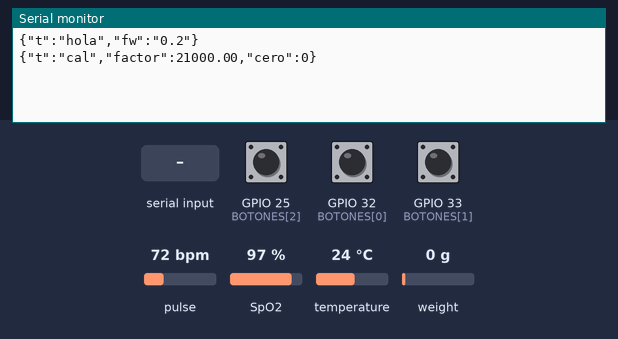
Bench run of a sketch on a simulated ESP32. On the bench: the last lines printed to the serial monitor. Inputs (shaded band) come from the test bench; at power-on: weight on the scale 0 g, GPIO 25 (BOTONES[2]) HIGH, GPIO 32 (BOTONES[0]) HIGH, GPIO 33 (BOTONES[1]) HIGH, pulse 72 bpm, SpO2 97 %, temperature 24 °C. EEPROM starts erased.

Above: at 1.2 s.
1.3 s: weight on the scale set to 1250 g
At 6.0 s:
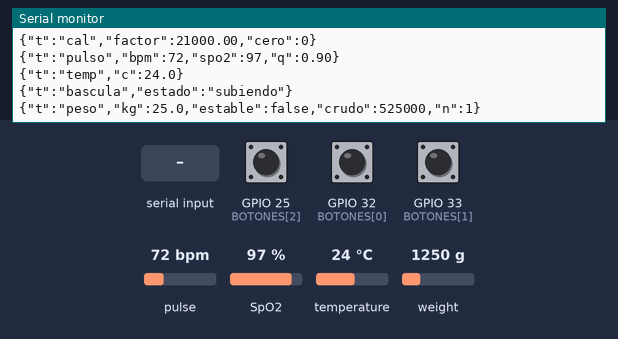
6.2 s: "TARA\n" received over Serial
At 17.4 s:
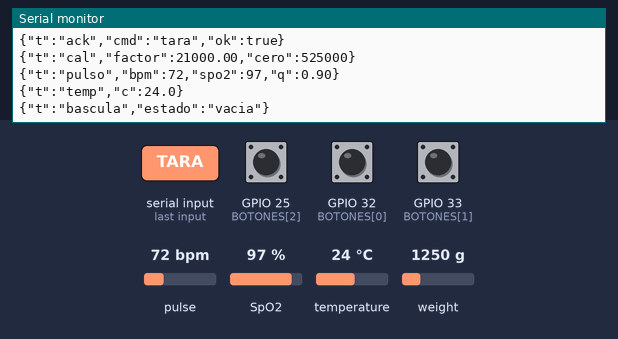
18.2 s: "CAL 90\n" received over Serial
At 23.7 s:
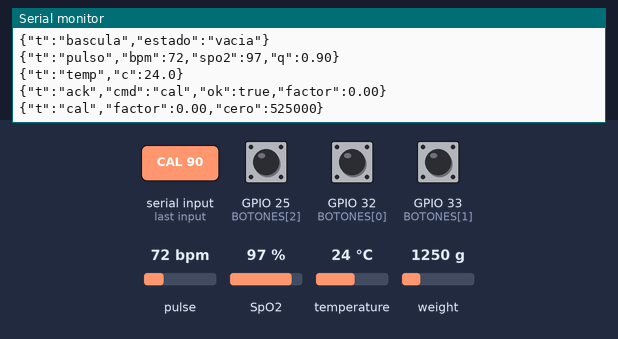
24.8 s: weight on the scale set to 2500 g
At 29.8 s:
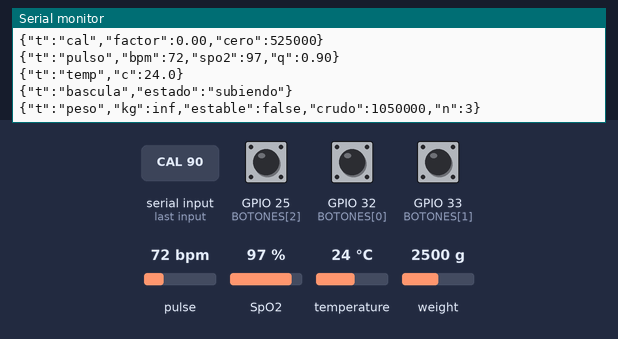
34.8 s: "CAL ,45\n" received over Serial
At 39.5 s:
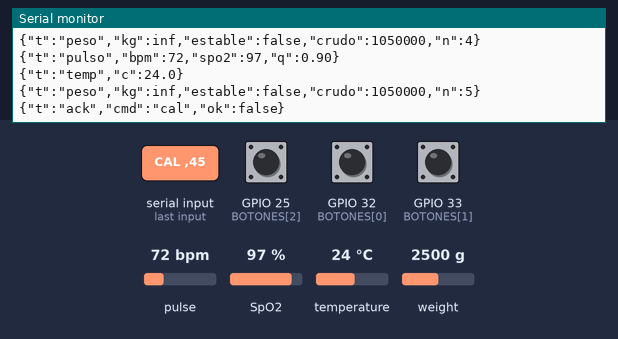
39.8 s: weight on the scale set to 100 g
At 44.8 s:
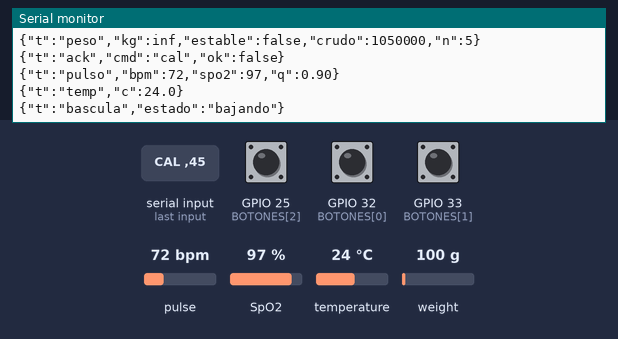

The sketch:

medibot_esp32.ino
```cpp
/*
  MediBot · firmware de referencia para ESP32 · v0.2 (2026-09-20). BOCETO SIN PROBAR EN HARDWARE.
  Emite una línea JSON por muestra (docs/protocolo_serial.md) y acepta comandos TARA y CAL <kg>.

  Cambios v0.2 (ver docs/bascula.md):
    - Si el MAX30102 no responde, no se cuelga el loop (antes bloqueaba la báscula).
    - Sin tare() al arrancar: auto-tara lenta solo con la plataforma vacía.
    - Factor y cero de la báscula guardados en NVS (Preferences); comandos TARA / CAL <kg>.
    - Máquina de estados de la báscula: VACIA -> SUBIENDO -> ESTABLE -> BAJANDO; "estable" = rango de 16 muestras < 0.20 kg.
    - Plan B: báscula Xiaomi Mi Scale 2 leída por BLE (anuncios pasivos, service data 0x181B) y reenviada por USB.

  Bibliotecas (Library Manager): SparkFun MAX3010x + spo2_algorithm.h · HX711 (bogde) · OneWire + DallasTemperature · Preferences (ESP32) · BLE (ESP32).
  Pines (ESP32 DevKit CP2102): I2C SDA 21 / SCL 22 · HX711 DOUT 16 / SCK 4 (puente RATE a VCC = 80 SPS) · DS18B20 DATA 15.
  Báscula de baño: sus 4 medias celdas forman un puente completo: E+/E- a los extremos, A+/A- a los puntos medios (ver docs/bascula.md).
*/
#include <Wire.h>
#include <Preferences.h>
#include "MAX30105.h"
#include "spo2_algorithm.h"
#include "HX711.h"
#include <OneWire.h>
#include <DallasTemperature.h>

#define BASCULA_HX711 1      // 1 = báscula propia (HX711). 0 = sin báscula por HX711
#define BASCULA_BLE   0      // 1 = plan B: Xiaomi Mi Scale 2 por BLE (requiere partición con espacio para BLE)

#if BASCULA_BLE
#include <BLEDevice.h>
#include <BLEScan.h>
#include <BLEAdvertisedDevice.h>
#endif

MAX30105 oxi; bool oxiOk = false;
HX711 bascula; bool basculaOk = false;
OneWire oneWire(15); DallasTemperature termo(&oneWire);
Preferences nvs;

// ---- Botones físicos (para personas que no leen): verde = SÍ / siguiente, rojo = NO / atrás, azul = repetir lectura ----
// Cada botón entre el GPIO y GND (pull-up interno). Pulsación corta = sí/no; el verde mantenido 1 s = "siguiente", el rojo mantenido 1 s = "atras".
const uint8_t BOTONES[3] = { 32, 33, 25 };
const char* BOTON_CORTO[3] = { "si", "no", "repetir" };
const char* BOTON_LARGO[3] = { "siguiente", "atras", "repetir" };
unsigned long botonDesde[3] = { 0, 0, 0 }; bool botonEmitido[3] = { false, false, false };

const uint8_t N = 100; uint32_t irBuf[N], redBuf[N];
int32_t spo2 = 0, bpm = 0; int8_t spo2Ok = 0, bpmOk = 0;

// ---- Báscula: calibración y estado ----
float factor = 21000.0f;   // cuentas por kg (se sobreescribe con NVS / CAL)
long  cero   = 0;          // cuentas con plataforma vacía (se sobreescribe con NVS / TARA / auto-tara)
enum EstadoBascula { VACIA, SUBIENDO, ESTABLE, BAJANDO } estado = VACIA;
const float UMBRAL_PERSONA = 5.0f;   // kg: por debajo no se emite peso
const float RANGO_ESTABLE  = 0.20f;  // kg: rango máx. de la ventana para declarar estable
const uint8_t VENTANA = 16;          // muestras (≈2 s a 8 Hz)
float ventana[VENTANA]; uint8_t iv = 0, nv = 0;
unsigned long vaciaDesde = 0;

void guardarCal() { nvs.begin("medibot", false); nvs.putFloat("factor", factor); nvs.putLong("cero", cero); nvs.end(); }
void cargarCal()  { nvs.begin("medibot", true); factor = nvs.getFloat("factor", factor); cero = nvs.getLong("cero", cero); nvs.end(); }
void emitirCal()  { Serial.printf("{\"t\":\"cal\",\"factor\":%.2f,\"cero\":%ld}\n", factor, cero); }

void setup() {
  Serial.begin(115200);
  Wire.begin(21, 22);
  oxiOk = oxi.begin(Wire, I2C_SPEED_FAST);
  if (oxiOk) oxi.setup(60, 4, 2, 100, 411, 4096);
  termo.begin();
#if BASCULA_HX711
  bascula.begin(16, 4);
  basculaOk = bascula.wait_ready_timeout(1000);
  cargarCal();                       // NO tare(): si alguien está parado al encender, el cero quedaría mal
#endif
#if BASCULA_BLE
  iniciarBLE();
#endif
  for (uint8_t i = 0; i < 3; i++) pinMode(BOTONES[i], INPUT_PULLUP);
  Serial.println("{\"t\":\"hola\",\"fw\":\"0.2\"}");
  emitirCal();
}

void leerBotones() {
  for (uint8_t i = 0; i < 3; i++) {
    bool pulsado = digitalRead(BOTONES[i]) == LOW;
    if (pulsado && botonDesde[i] == 0) { botonDesde[i] = millis(); botonEmitido[i] = false; }
    if (pulsado && !botonEmitido[i] && millis() - botonDesde[i] > 1000) { Serial.printf("{\"t\":\"boton\",\"id\":\"%s\"}\n", BOTON_LARGO[i]); botonEmitido[i] = true; }
    if (!pulsado && botonDesde[i] != 0) {
      if (!botonEmitido[i] && millis() - botonDesde[i] > 40) Serial.printf("{\"t\":\"boton\",\"id\":\"%s\"}\n", BOTON_CORTO[i]);  // 40 ms: antirrebote
      botonDesde[i] = 0; botonEmitido[i] = false;
    }
  }
}

// ---- Oxímetro ----
float calidad(uint32_t *ir, uint8_t n) {
  uint32_t mn = UINT32_MAX, mx = 0; double suma = 0;
  for (uint8_t i = 0; i < n; i++) { mn = min(mn, ir[i]); mx = max(mx, ir[i]); suma += ir[i]; }
  double media = suma / n;
  if (media < 30000) return 0.0f;      // sin dedo
  double ac = (double)(mx - mn) / media;
  if (ac < 0.002) return 0.3f;         // señal plana
  if (ac > 0.2) return 0.4f;           // movimiento
  return 0.9f;
}
void leerOximetro() {
  if (!oxiOk) return;
  for (uint8_t i = 0; i < N; i++) {
    unsigned long t0 = millis();
    while (!oxi.available()) { oxi.check(); if (millis() - t0 > 200) return; }  // nunca bloquear el loop
    redBuf[i] = oxi.getRed(); irBuf[i] = oxi.getIR(); oxi.nextSample();
  }
  maxim_heart_rate_and_oxygen_saturation(irBuf, N, redBuf, &spo2, &spo2Ok, &bpm, &bpmOk);
  float q = calidad(irBuf, N);
  if (!spo2Ok || !bpmOk) q = min(q, 0.4f);
  if (q > 0.0f) Serial.printf("{\"t\":\"pulso\",\"bpm\":%ld,\"spo2\":%ld,\"q\":%.2f}\n", (long)bpm, (long)spo2, q);
}

// ---- Temperatura ----
void leerTemperatura() {
  termo.requestTemperatures();
  float c = termo.getTempCByIndex(0);
  if (c > -100) Serial.printf("{\"t\":\"temp\",\"c\":%.1f}\n", c);
}

// ---- Báscula HX711 ----
#if BASCULA_HX711
const char* nombreEstado(EstadoBascula e) { return e == VACIA ? "vacia" : e == SUBIENDO ? "subiendo" : e == ESTABLE ? "estable" : "bajando"; }
void leerBascula() {
  if (!basculaOk || !bascula.is_ready()) return;
  long crudo = bascula.read_average(4);
  float kg = (crudo - cero) / factor;
  ventana[iv] = kg; iv = (iv + 1) % VENTANA; if (nv < VENTANA) nv++;
  float mn = ventana[0], mx = ventana[0];
  for (uint8_t i = 1; i < nv; i++) { mn = min(mn, ventana[i]); mx = max(mx, ventana[i]); }
  bool quieta = (nv == VENTANA) && (mx - mn) < RANGO_ESTABLE;
  EstadoBascula antes = estado;

  if (fabs(kg) < 2.0f) {
    if (vaciaDesde == 0) vaciaDesde = millis();
    if (millis() - vaciaDesde > 5000) cero += (long)(0.02f * (crudo - cero));   // auto-tara lenta con plataforma vacía
    estado = VACIA;
  } else {
    vaciaDesde = 0;
    if (kg >= UMBRAL_PERSONA) estado = quieta ? ESTABLE : SUBIENDO;
    else estado = (antes == ESTABLE || antes == SUBIENDO) ? BAJANDO : VACIA;
  }
  if (estado != antes) Serial.printf("{\"t\":\"bascula\",\"estado\":\"%s\"}\n", nombreEstado(estado));
  if (kg >= UMBRAL_PERSONA)
    Serial.printf("{\"t\":\"peso\",\"kg\":%.1f,\"estable\":%s,\"crudo\":%ld,\"n\":%u}\n", kg, estado == ESTABLE ? "true" : "false", crudo, nv);
}
#endif

// ---- Comandos por serie: TARA · CAL <kg> ----
void atenderComandos() {
  static String linea;
  while (Serial.available()) {
    char c = Serial.read();
    if (c == '\n' || c == '\r') {
      linea.trim();
      if (linea.equalsIgnoreCase("TARA")) {
#if BASCULA_HX711
        if (basculaOk) { cero = bascula.read_average(16); guardarCal(); nv = 0; Serial.println("{\"t\":\"ack\",\"cmd\":\"tara\",\"ok\":true}"); emitirCal(); }
        else
#endif
        Serial.println("{\"t\":\"ack\",\"cmd\":\"tara\",\"ok\":false}");
      } else if (linea.startsWith("CAL ")) {
        float kgPatron = linea.substring(4).toFloat();
#if BASCULA_HX711
        if (basculaOk && kgPatron > 0.5f) { long crudo = bascula.read_average(16); factor = (crudo - cero) / kgPatron; guardarCal(); Serial.printf("{\"t\":\"ack\",\"cmd\":\"cal\",\"ok\":true,\"factor\":%.2f}\n", factor); emitirCal(); }
        else
#endif
        Serial.println("{\"t\":\"ack\",\"cmd\":\"cal\",\"ok\":false}");
      }
      linea = "";
    } else if (linea.length() < 40) linea += c;
  }
}

// ---- Plan B: Xiaomi Mi Body Composition Scale 2 por BLE ----
#if BASCULA_BLE
BLEScan* escaner = nullptr; unsigned long ultimoAnuncio = 0;
class Oyente : public BLEAdvertisedDeviceCallbacks {
  void onResult(BLEAdvertisedDevice d) override {
    if (!d.haveServiceData()) return;
    for (int i = 0; i < d.getServiceDataCount(); i++) {
      if (!d.getServiceDataUUID(i).equals(BLEUUID((uint16_t)0x181B))) continue;
      std::string sd = d.getServiceData(i);
      if (sd.length() != 13) continue;   // Mi Scale 2: 13 bytes
      const uint8_t* b = (const uint8_t*)sd.data();
      uint8_t flags = b[1];
      bool estable = flags & 0x20, retirado = flags & 0x80;
      uint16_t crudo = b[11] | (b[12] << 8);
      float kg = (b[0] & 0x01) ? crudo / 100.0f * 0.4536f : (b[0] & 0x10) ? crudo / 100.0f * 0.5f : crudo / 200.0f; // lb / jin / kg
      ultimoAnuncio = millis();
      if (!retirado && kg >= UMBRAL_PERSONA) Serial.printf("{\"t\":\"peso\",\"kg\":%.1f,\"estable\":%s,\"fuente\":\"ble\"}\n", kg, estable ? "true" : "false");
    }
  }
};
void iniciarBLE() { BLEDevice::init("MediBot"); escaner = BLEDevice::getScan(); escaner->setAdvertisedDeviceCallbacks(new Oyente(), true); escaner->setActiveScan(false); escaner->setInterval(100); escaner->setWindow(99); ultimoAnuncio = millis(); }
void leerBLE() {
  escaner->start(1, false); escaner->clearResults();
  if (millis() - ultimoAnuncio > 60000) { BLEDevice::deinit(true); delay(200); iniciarBLE(); }  // reinicio si el BLE se queda mudo
}
#endif

void loop() {
  leerBotones();
  atenderComandos();
  leerOximetro();      // ~1 s cuando hay dedo
  leerTemperatura();
#if BASCULA_HX711
  leerBascula();
#endif
#if BASCULA_BLE
  leerBLE();
#endif
}
```

Measured:
- after the input at 1.3 s, the serial monitor: prints a new line after 3.9 s (image 1)
- after the input at 6.2 s, the serial monitor: prints a new line after 5.6 s (image 2)
- after the input at 18.2 s, the serial monitor: prints a new line after 5.2 s (image 3)
- after the input at 24.8 s, the serial monitor: prints a new line after 3.6 s (image 4)
- after the input at 34.8 s, the serial monitor: prints a new line after 3.6 s (image 5)
- after the input at 39.8 s, the serial monitor: prints a new line after 3.6 s (image 6)
